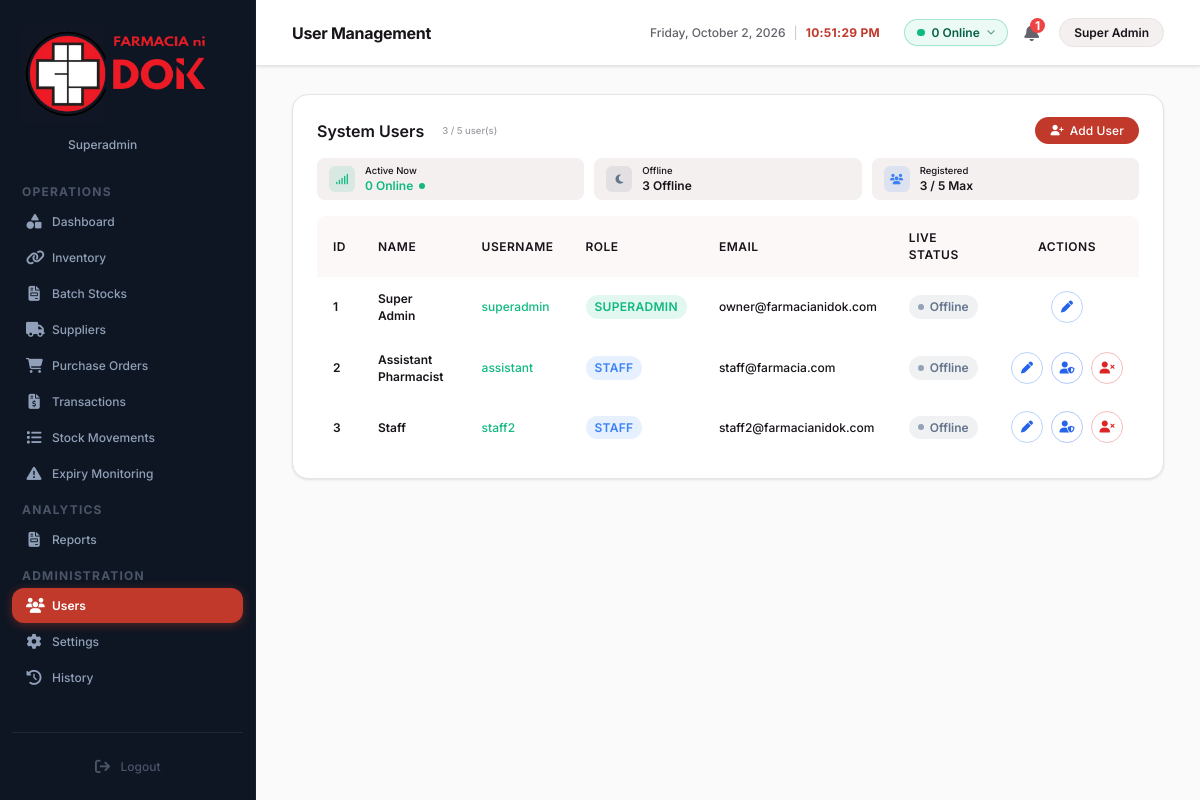
The page /users (signed in) on the database as committed earlier.
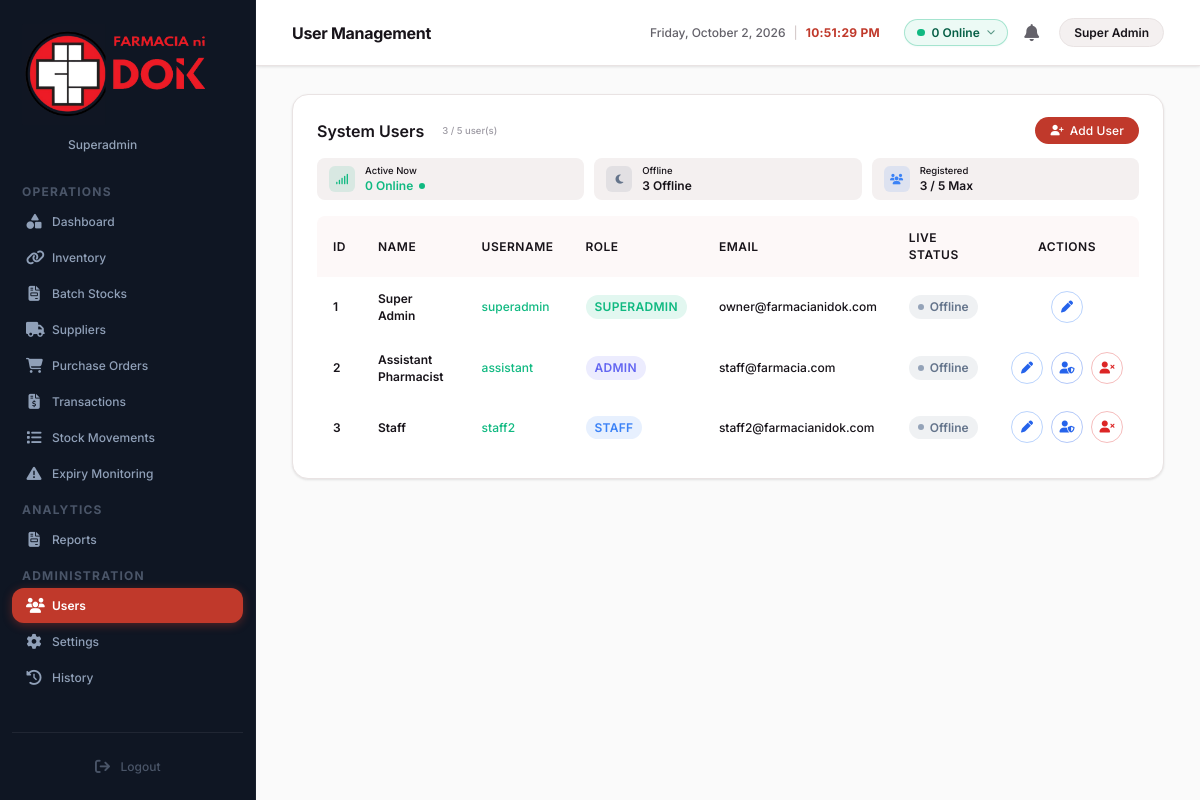
The same page on the database as committed later.
### tables this page shows
CREATE TABLE users (
            id INTEGER PRIMARY KEY AUTOINCREMENT,
            username TEXT NOT NULL UNIQUE,
            password TEXT NOT NULL,
            role TEXT NOT NULL,
            name TEXT NOT NULL,
            user_id TEXT,
            contact TEXT,
            email TEXT,
            license_no TEXT,
            joined_date TEXT,
            address TEXT
        , permissions TEXT DEFAULT NULL, is_online INTEGER DEFAULT 0, last_login TEXT DEFAULT NULL, last_logout TEXT DEFAULT NULL, last_seen TEXT DEFAULT NULL, is_active INTEGER DEFAULT 1, deactivated_at TEXT DEFAULT NULL);

### app.py (the view, shortened to what this page needs)
@app.route('/users', methods=['GET', 'POST'])
def users():
    if session.get('role') == 'Staff':
        return redirect(url_for('dashboard'))
    conn = get_db_connection()
    now_ph = get_current_ph_time().replace(tzinfo=None)
    try:
        trashed_users = conn.execute("SELECT id, username, name, role, deactivated_at FROM users WHERE is_active = 0 AND deactivated_at IS NOT NULL").fetchall()
        conn.commit()
    except Exception as e:
        print("User auto-purge error:", e)
    raw_users = conn.execute('SELECT * FROM users').fetchall()
    users_list = []
    online_count = 0
    deactivated_count = 0
    all_perm_keys = [p['key'] for cat in PERMISSION_CATALOG for p in cat['permissions']]
    for u in raw_users:
        u_dict = dict(u)
        is_computed_online = False
        is_active = u_dict.get('is_active', 1)
        if is_active == 0:
            deactivated_count += 1
            deact_str = u_dict.get('deactivated_at')
            if deact_str:
                deact_dt = parse_dt_safe(deact_str)
                days_left = max(0, 30 - (now_ph - deact_dt).days) if deact_dt else 30
            else:
                days_left = 30
            u_dict['days_remaining'] = days_left
            is_computed_online = False
        else:
            is_computed_online = compute_user_online_status(u_dict, now_ph)
            if is_computed_online:
                online_count += 1
        u_dict['computed_online'] = is_computed_online
        user_role = u_dict.get('role', '')
        if user_role in ['Superadmin', 'Owner / Pharmacist'] or 'Super' in user_role or 'Owner' in user_role:
            effective_perms = all_perm_keys
        elif user_role in ['Admin', 'Administrator']:
            perms_raw = u_dict.get('permissions')
            if perms_raw is None or perms_raw == '*':
                effective_perms = list(all_perm_keys)
            else:
                try:
                    parsed_perms = json.loads(perms_raw) if isinstance(perms_raw, str) else (perms_raw or [])
                    effective_perms = parsed_perms if isinstance(parsed_perms, list) else list(all_perm_keys)
                except Exception:
                    effective_perms = list(all_perm_keys)
        else:
            perms_raw = u_dict.get('permissions')
            if perms_raw is None or perms_raw == '*':
                effective_perms = list(DEFAULT_STAFF_PERMISSIONS)
            else:
                try:
                    parsed_perms = json.loads(perms_raw) if isinstance(perms_raw, str) else (perms_raw or [])
                    effective_perms = parsed_perms if isinstance(parsed_perms, list) else list(DEFAULT_STAFF_PERMISSIONS)
                except Exception:
                    effective_perms = list(DEFAULT_STAFF_PERMISSIONS)
        u_dict['effective_perms'] = effective_perms
        u_dict['perm_count'] = len(effective_perms)
        u_dict['perms_json'] = json.dumps(effective_perms)
        users_list.append(u_dict)
    total_users = len(users_list)
    active_users = total_users - deactivated_count
    offline_count = max(0, active_users - online_count)
    conn.close()
    return render_template('users.html', users=users_list, online_count=online_count, offline_count=offline_count, total_users=total_users, deactivated_count=deactivated_count, active_page='users', all_perm_keys=all_perm_keys)

### app.py (called while the page is built, shortened)
def has_permission(perm_key):
    role = session.get('role', '')
    if role in ['Superadmin', 'Owner / Pharmacist'] or 'Super' in role or 'Owner' in role:
        return True

def get_current_ph_time():
    try:
        import zoneinfo
        tz = zoneinfo.ZoneInfo('Asia/Manila')
        return datetime.now(tz)
    except Exception:
        tz = timezone(timedelta(hours=8))
        return datetime.now(tz)

def parse_dt_safe(dt_str):
    if not dt_str:
        return None
    for fmt in ('%Y-%m-%d %H:%M:%S', '%Y-%m-%d %I:%M:%S %p', '%Y-%m-%d %I:%M %p', '%Y-%m-%d %H:%M', '%Y-%m-%dT%H:%M:%S'):
        try:
            return datetime.strptime(str(dt_str).strip(), fmt)
        except (ValueError, TypeError):
            continue
    return None

def get_local_ip():
    try:
        s = socket.socket(socket.AF_INET, socket.SOCK_DGRAM)
        s.connect(('8.8.8.8', 80))
        ip = s.getsockname()[0]
        s.close()
        return ip
    except Exception:
        return '127.0.0.1'

@app.context_processor
def inject_system_info():
    return {'local_ip': get_local_ip()}

### database.py (called while the page is built)
def get_db_connection():
    conn = sqlite3.connect(get_db_path())
    conn.row_factory = sqlite3.Row
    return conn

### templates/users.html (shortened to what the changed rows need)
{% extends 'base.html' %}
{% block title %}User Management{% endblock %}
{% block content %}
<div class="panel">
    <div style="overflow-x: auto; margin-top: 14px;">
        <table class="users-table">
            <thead>
                <tr>
                    <th style="width: 45px;">ID</th>
                    <th>Name</th>
                    <th>Username</th>
                    <th>Role</th>
                    <th>Email</th>
                    <th>Live Status</th>
                    <th style="text-align: center;">Actions</th>
                </tr>
            </thead>
            <tbody>
                {% for u in users %}
                <tr id="user-row-{{ u.id }}">
                    <td style="font-weight: 600; font-size: 11.5px; color: var(--text-dark);">{{ loop.index }}<span style="display: none;">{{ u.id }}|{{ u.user_id }}</span></td>
                    <td style="font-weight: 600; font-size: 12px; color: var(--text-dark);">{{ u.name }}</td>
                    <td style="font-weight: 500; font-size: 11.5px; color: #10b981;"><span style="display: none;">@{{ u.username }}</span>{{ u.username }}</td>
                    <td>
                        {% if u.role in ['Superadmin', 'Owner / Pharmacist'] or 'Super' in u.role or 'Owner' in u.role %}
                        <span class="role-badge role-badge-superadmin">Superadmin</span>
                        {% elif u.role in ['Admin', 'Administrator'] %}
                        <span class="role-badge role-badge-admin">Admin</span>
                        {% elif u.role == 'Staff' %}
                        <span class="role-badge role-badge-staff">Staff</span>
                        {% else %}
                        <span class="role-badge role-badge-staff">{{ u.role }}</span>
                        {% endif %}
                    </td>
                    <td style="font-size: 11.5px; color: var(--text-dark);">{{ u.email if u.email else '—' }}</td>
                    <td id="user-status-{{ u.id }}">
                    </td>
                    <td style="text-align: center;">
                        <div style="display: flex; gap: 8px; justify-content: center; align-items: center;">
                            <button type="button" class="btn-icon-circle btn-edit" title="Edit User" onclick="openEditUserModal('{{ u.id }}', '{{ u.name }}', '{{ u.username }}', '{{ u.password }}', '{{ u.role }}', '{{ u.contact }}', '{{ u.email }}', '{{ u.joined_date }}')">
                                <i class="fa-solid fa-pen"></i>
                            </button>
                            {% if u.role not in ['Superadmin', 'Owner / Pharmacist'] and 'Super' not in u.role and 'Owner' not in u.role %}
                            <button type="button" class="btn-icon-circle btn-permissions" onclick="openPermissionsModal('{{ u.id }}', '{{ u.name|e }}', '{{ u.username|e }}', '{{ u.role|e }}', {{ u.perms_json }})" title="Role Permissions">
                                <i class="fa-solid fa-user-shield"></i>
                            </button>
                            {% endif %}
                            {% if u.role not in ['Superadmin', 'Owner / Pharmacist'] and 'Super' not in u.role and 'Owner' not in u.role %}
                            <form action="{{ url_for('toggle_user_status', user_id=u.id) }}" method="POST" style="margin: 0; display: inline;">
                                {% if u.is_active == 0 %}
                                <button type="submit" class="btn-icon-circle btn-receive" title="Activate" onclick="return confirmAction(event, 'Reactivate user {{ u.name }}?')">
                                    <i class="fa-solid fa-user-check"></i>
                                </button>
                                {% else %}
                                <button type="submit" class="btn-icon-circle btn-delete" title="Deactivate" onclick="return confirmAction(event, 'Deactivate user {{ u.name }}? Account will be permanently deleted after 30 days.')">
                                    <i class="fa-solid fa-user-xmark"></i>
                                </button>
                                {% endif %}
                            </form>
                            {% endif %}
                        </div>
                    </td>
                </tr>
                {% endfor %}
            </tbody>
        </table>
    </div>
</div>
{% endblock %}

### templates/base.html (shortened to what the changed rows need)
<!DOCTYPE html>
<html lang="en">
<head>
    <link rel="stylesheet" href="{{ url_for('static', filename='css/style.css') }}">
    <link rel="stylesheet" href="https://cdnjs.cloudflare.com/ajax/libs/font-awesome/6.4.0/css/all.min.css">
</head>
<body>
    <div class="app-container">
        <main class="main-content">
            <header class="header">
                <h1 class="header-title">{% block title %}{% endblock %}</h1>
                <div style="display: flex; align-items: center; gap: 24px;">
                    <div style="display: flex; align-items: center; gap: 16px;">
                        <div class="header-profile" style="position: relative;">
                        <div class="notification-bell" onclick="toggleNotifications(event)">
                        <i class="fa-solid fa-bell"></i>
                        {% if app_unseen_count and app_unseen_count > 0 %}
                        <span class="badge" style="background: #ef4444; color: #ffffff;">{{ app_unseen_count }}</span>
                        {% endif %}
                    </div>
                </div>
                </div>
            </header>
            <div class="content-wrapper">
                {% block content %}{% endblock %}
            </div>
        </main>
    </div>
</body>
</html>

Rows that differ between the two databases and show on the page:
changed users "Assistant Pharmacist": role "STAFF" → "ADMIN"
Other text that changed with them:
{{ app_unseen_count }}: "1" → (not shown)
